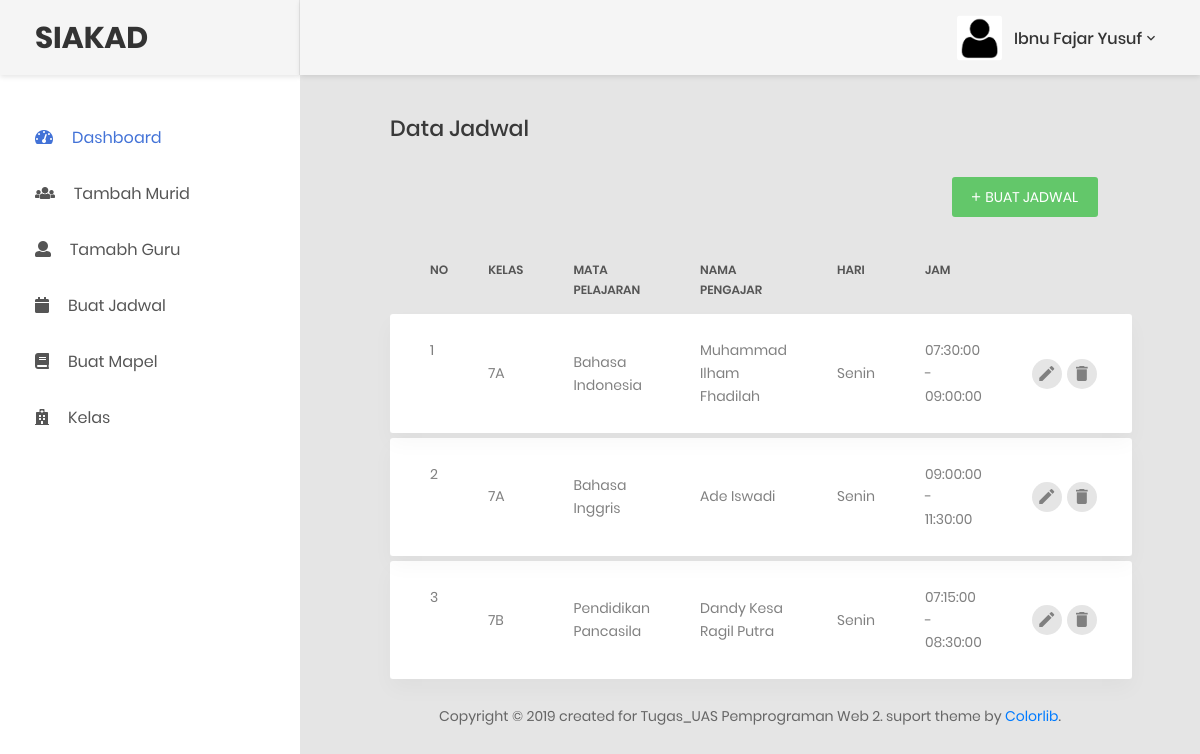
Page /staff/buat_jadwal.php (signed in) on the committed database.
### tables this page shows
CREATE TABLE `jadwal` (
  `id` int(11) NOT NULL,
  `id_kelas` int(5) NOT NULL,
  `id_mapel` int(11) NOT NULL,
  `hari` varchar(10) NOT NULL,
  `jam_mulai` time NOT NULL,
  `jam_selesai` time NOT NULL
);

CREATE TABLE `kelas` (
  `id` int(11) NOT NULL,
  `no_kelas` varchar(5) NOT NULL
);

CREATE TABLE `mapel` (
  `id` int(11) NOT NULL,
  `nip` varchar(13) NOT NULL,
  `nama` varchar(50) NOT NULL,
  `id_kelas` int(11) NOT NULL
);

CREATE TABLE `guru` (
  `nip` varchar(12) NOT NULL,
  `nama` varchar(100) NOT NULL,
  `email` varchar(100) NOT NULL,
  `alamat` varchar(200) NOT NULL,
  `password` varchar(255) NOT NULL
);

### staff/buat_jadwal.php (the view, shortened to what this page needs)
<?php
    include('../template/header.php');
?>
<div class="row">
    <div class="col-md-12">
        <h3 class="title-5 m-b-35">Data Jadwal</h3>
        <div class="table-data__tool">
            <div class="table-data__tool-left">
                </div>
            <div class="table-data__tool-right">
                <button class="au-btn au-btn-icon au-btn--green au-btn--small" data-toggle="modal" data-target="#exampleModal">
                    <i class="zmdi zmdi-plus"></i>Buat Jadwal</button>
            </div>
        </div>
        <div class="table-responsive table-responsive-data2">
            <table class="table table-data2">
                <thead>
                    <tr>
                        <th>No</th>
                        <th>Kelas</th>
                        <th>Mata Pelajaran</th>
                        <th>Nama pengajar</th>
                        <th>Hari</th>
                        <th>Jam</th>
                        <th></th>
                    </tr>
                </thead>
                <tbody>
                    <?php
                    include('../koneksi.php');
                    $no=1;
                    $sql="SELECT a.hari as hari, a.jam_mulai as mulai, a.jam_selesai as selesai, a.id as id, b.no_kelas as kelas, c.nama as mapel, d.nama as pengajar FROM jadwal a inner join kelas b on a.id_kelas = b.id inner join mapel c on a.id_mapel=c.id inner join guru d on c.nip=d.nip ";
                    $query = mysqli_query($koneksi,$sql);
                    while($hasil = mysqli_fetch_array($query)){
                    ?>
                    <tr class="tr-shadow">
                        <td> <?= $no; ?> </td>
                        <td><?= $hasil['kelas'];?></td>
                        <td><?= $hasil['mapel'];?></td>
                        <td ><?= $hasil['pengajar'];?></td>
                        <td><?= $hasil['hari'];?></span></td>
                        <td><?= $hasil['mulai'];?> - <?= $hasil['selesai'];?></td>
                        <td>
                            <div class="table-data-feature">
                                <button class="item" data-toggle="modal" data-target="#edit<?= $hasil['id'];?>" data-placement="top" title="Ubah">
                                    <i class="zmdi zmdi-edit"></i>
                                </button>
                                <button class="item" data-toggle="modal" data-target="#hapus<?= $hasil['id'];?>" data-placement="top" title="Hapus">
                                    <i class="zmdi zmdi-delete"></i>
                                </button>
                            </div>
                        </td>
                    </tr>
                    <tr class="spacer"></tr>
                <?php $no++; } ?>
                </tbody>
            </table>
        </div>
    </div>
</div>
<?php include('../template/footer1.php'); ?>
<?php include('../template/footer.php'); ?>

### rows in the picture
jadwal: id_kelas.no_kelas "7A", id_mapel.nama "Bahasa Indonesia", guru.nama "Muhammad Ilham Fhadilah", hari "Senin", jam_mulai "07:30:00", jam_selesai "09:00:00"
jadwal: id_kelas.no_kelas "7A", id_mapel.nama "Bahasa Inggris", guru.nama "Ade Iswadi", hari "Senin", jam_mulai "09:00:00", jam_selesai "11:30:00"
jadwal: id_kelas.no_kelas "7B", id_mapel.nama "Pendidikan Pancasila", guru.nama "Dandy Kesa Ragil Putra", hari "Senin", jam_mulai "07:15:00", jam_selesai "08:30:00"

### other values in the picture
$_SESSION['nama'] "Ibnu Fajar Yusuf"
